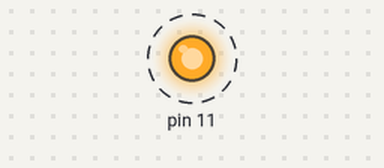
This program was run on a simulated Raspberry Pi (header pin numbers). On the bench: output pins drawn as LEDs (lit = HIGH). Dashed ring = blinking. At 5.0 s the program stops and its outputs stay as they are.

Above: at 0.02 s.
Timing chart, 0 to 3.0 s (numbered marks = the images above):
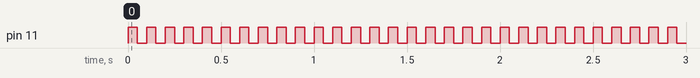

The program:

blink_led.py
```python
import RPi.GPIO as GPIO
import time
def blink(pin):
	GPIO.output(pin,GPIO.HIGH)
	time.sleep(0.05)
	GPIO.output(pin,GPIO.LOW)
	time.sleep(0.05)
	return
GPIO.setmode(GPIO.BOARD)
GPIO.setup(11,GPIO.OUT)
for i in range(0,50):
	blink(11)
GPIO.cleanup()
```

Measured:
- by itself, pin 11: alternates HIGH for 0.05 s and LOW for 0.05 s, 100 changes in all, then stays LOW
